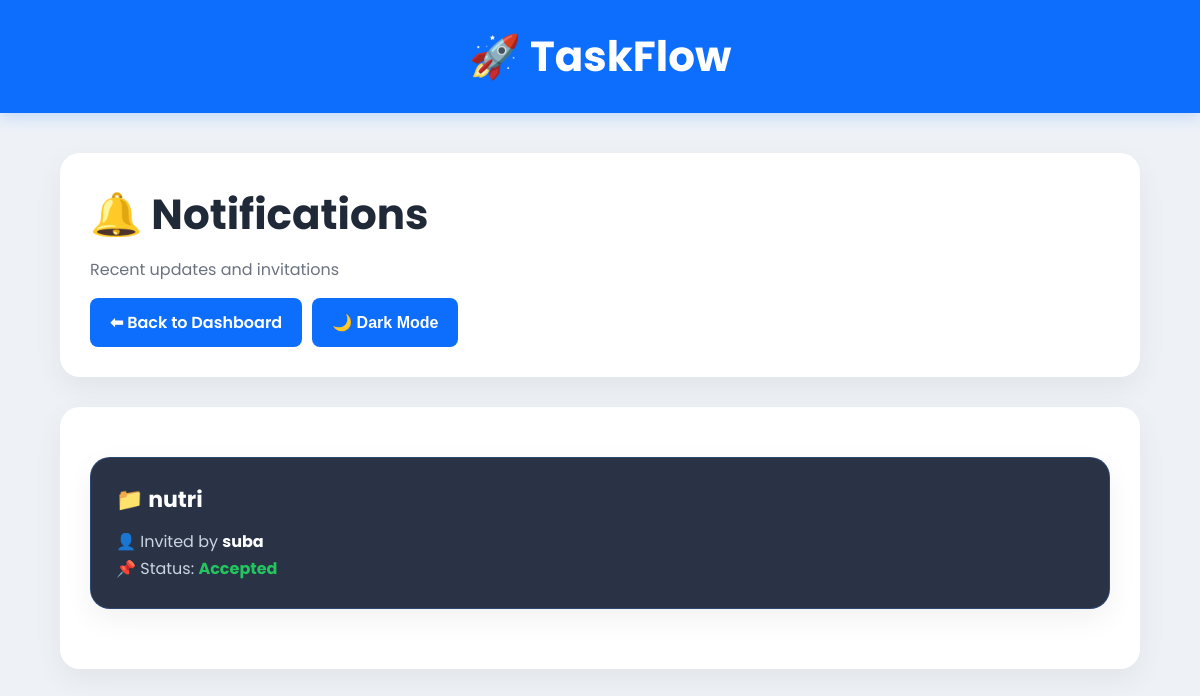
The app's page /notifications (signed in) with its own data.
### tables this page shows
CREATE TABLE invitations (
        id INTEGER PRIMARY KEY AUTOINCREMENT,
        project_id INTEGER,
        invited_user TEXT,
        invited_by TEXT,
        status TEXT DEFAULT 'Pending'
    );

CREATE TABLE projects (
        id INTEGER PRIMARY KEY AUTOINCREMENT,
        name TEXT NOT NULL,
        description TEXT,
        created_by TEXT
    );

### app.py (the view)
@app.route('/notifications')
def notifications():
    if 'username' not in session:
        return redirect('/login')
    conn = sqlite3.connect("database.db")
    c = conn.cursor()
    c.execute("""
        SELECT projects.name,
               invitations.invited_by,
               invitations.status
        FROM invitations
        JOIN projects ON projects.id = invitations.project_id
        WHERE invitations.invited_user=?
        ORDER BY invitations.id DESC
    """, (session['username'],))
    notifications = c.fetchall()
    conn.close()
    return render_template(
        'notifications.html',
        username=session['username'],
        notifications=notifications
    )

### templates/notifications.html (shortened to what this page needs)
<!DOCTYPE html>
<html lang="en">
<head>
    <link rel="stylesheet" href="/static/styles.css">
</head>
<body>
    <div class="navbar">
        🚀 TaskFlow
    </div>
    <div class="container">
        <div class="card">
            <h1>🔔 Notifications</h1>
            <p>Recent updates and invitations</p>
            <div class="project-actions">
                <a href="/dashboard" class="btn">⬅ Back to Dashboard</a>
                <button id="theme-toggle" class="btn" type="button">
                    🌙 Dark Mode
                </button>
            </div>
        </div>
<div class="card">
    {% if notifications %}
        {% for item in notifications %}
            <div class="card"
                 style="
                    margin-top: 20px;
                    background: rgba(30, 41, 59, 0.95);
                    border: 1px solid rgba(59, 130, 246, 0.25);
                    border-radius: 20px;
                    padding: 25px;
                    color: white;
                 ">
                {% if item|length == 3 %}
                    <h3 style="color: #ffffff; margin-bottom: 12px;">
                        📁 {{ item[0] }}
                    </h3>
                    <p style="color: #cbd5e1;">
                        👤 Invited by
                        <strong style="color: #ffffff;">
                            {{ item[1] }}
                        </strong>
                    </p>
                    <p style="color: #cbd5e1;">
                        📌 Status:
                        <strong style="color: #22c55e;">
                            {{ item[2] }}
                        </strong>
                    </p>
                {% endif %}
            </div>
        {% endfor %}
    {% endif %}
</div>
    </div>
</body>
</html>

### static/styles.css (style rules this page uses)
* { margin: 0; padding: 0; box-sizing: border-box; }
body { font-family: 'Poppins', sans-serif; background: #eef2f7; color: #1f2937; min-height: 100vh; }
.navbar { background: #0d6efd; color: white; padding: 25px 40px; font-size: 42px; font-weight: 700; text-align: center; box-shadow: 0 4px 15px rgba(13, 110, 253, 0.2); }
button, .btn { width: 100%; background: #0d6efd; color: white; border: none; padding: 14px; border-radius: 8px; font-size: 16px; font-weight: 600; cursor: pointer; text-decoration: none; display: inline-block; transition: 0.3s; }
a { color: #0d6efd; text-decoration: none; font-weight: 500; }
.container { width: 90%; max-width: 1100px; margin: 40px auto; }
.card { background: white; border-radius: 20px; padding: 30px; margin-bottom: 30px; box-shadow: 0 10px 30px rgba(0, 0, 0, 0.06); }
.card h1 { font-size: 42px; margin-bottom: 10px; }
.card h3 { font-size: 22px; margin-bottom: 8px; }
.card p { color: #6b7280; line-height: 1.7; }
.project-actions { margin-top: 15px; display: flex; gap: 10px; flex-wrap: wrap; }
.project-actions .btn { width: auto; padding: 12px 20px; }

### records on screen
invitations: name "nutri", invited_by "suba", status "Accepted"
